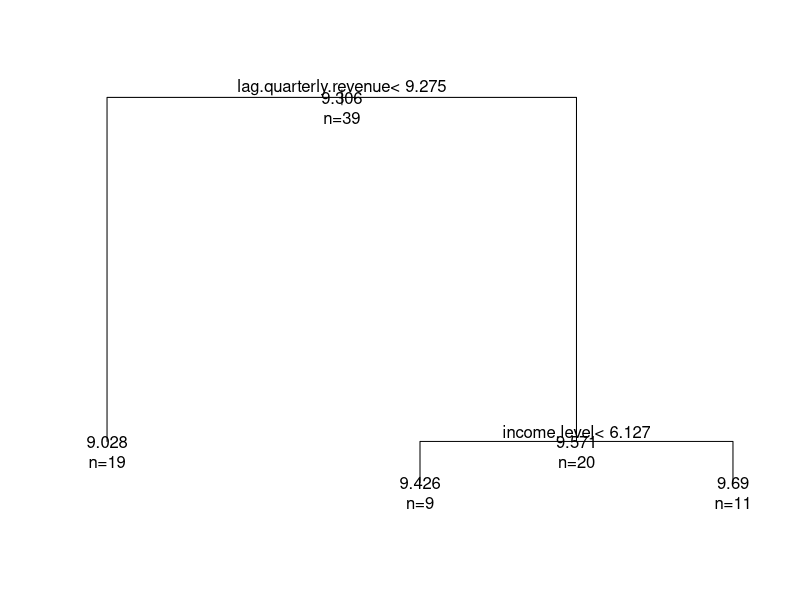

R code for this plot:
library(rpart)


### Name: text.rpart
### Title: Place Text on a Dendrogram Plot
### Aliases: text.rpart
### Keywords: tree

### ** Examples

freen.tr <- rpart(y ~ ., freeny)
par(xpd = TRUE)
plot(freen.tr)
text(freen.tr, use.n = TRUE, all = TRUE)
